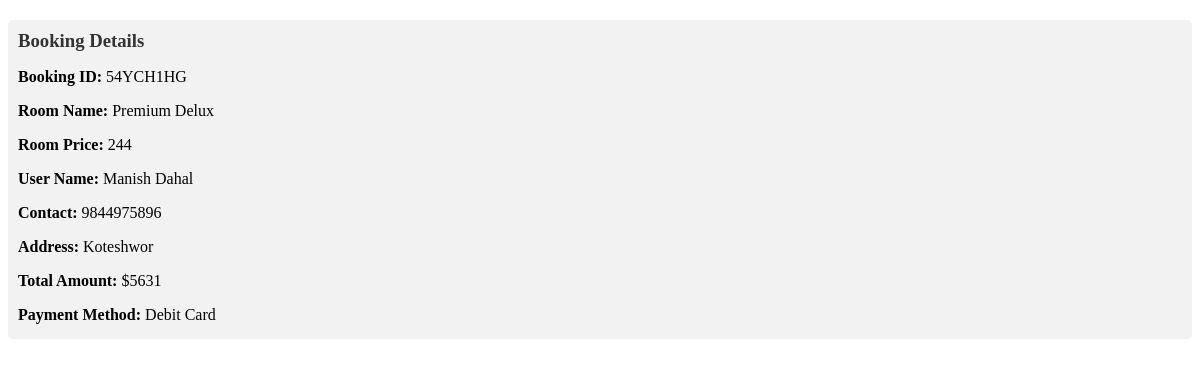
Page /admin/fetch_check.php?booking_id=54YCH1HG on the committed database.
### tables this page shows
CREATE TABLE `checked_out` (
  `booking_id` int(11) NOT NULL,
  `booking_order_id` varchar(255) NOT NULL,
  `room_id` varchar(255) NOT NULL,
  `room_name` varchar(255) NOT NULL,
  `user_id` int(11) NOT NULL,
  `guest_name` varchar(255) NOT NULL,
  `contact` varchar(50) NOT NULL,
  `payment_method` varchar(255) NOT NULL,
  `checkin_date` date NOT NULL,
  `checkin_time` time NOT NULL,
  `checkout_date` date NOT NULL,
  `number_of_stays` int(11) NOT NULL,
  `total_price` varchar(255) NOT NULL
);

### admin/fetch_check.php (the view, shortened to what this page needs)
<!DOCTYPE html>
<html lang="en">
<head>
<?php
include "connect.php";
if (isset($_GET['booking_id'])) {
    $bookingId = $_GET['booking_id'];
    $bookingSql = "SELECT * FROM checked_out WHERE booking_order_id = '$bookingId'";
    $bookingResult = $conn->query($bookingSql);
    if ($bookingResult->num_rows > 0) {
        $bookingRow = $bookingResult->fetch_assoc();
        $roomId = $bookingRow['room_id'];
        $roomSql = "SELECT * FROM room_categories WHERE room_id = '$roomId'";
        $roomResult = $conn->query($roomSql);
        if ($roomResult->num_rows > 0) {
            $roomRow = $roomResult->fetch_assoc();
            $userId = $bookingRow['user_id'];
            $userSql = "SELECT * FROM users WHERE user_id = '$userId'";
            $userResult = $conn->query($userSql);
            if ($userResult->num_rows > 0) {
                $userRow = $userResult->fetch_assoc();
                $response = [
                    'booking_id' => $bookingRow['booking_order_id'],
                    'room_name' => $roomRow['name'],
                    'room_price' => $roomRow['price'],
                    'user_name' => $userRow['name'],
                    'contact' => $userRow['phone'],
                    'address' => $userRow['address'],
                    'total_amount' => $bookingRow['total_price'],
                    'payment_method' => $bookingRow['payment_method']
                ];
                echo '<div class="booking-details">';
                echo '<h3>Booking Details</h3>';
                echo '<p><label>Booking ID:</label> ' . $response['booking_id'] . '</p>';
                echo '<p><label>Room Name:</label> ' . $response['room_name'] . '</p>';
                echo '<p><label>Room Price:</label> ' . $response['room_price'] . '</p>';
                echo '<p><label>User Name:</label> ' . $response['user_name'] . '</p>';
                echo '<p><label>Contact:</label> ' . $response['contact'] . '</p>';
                echo '<p><label>Address:</label> ' . $response['address'] . '</p>';
                echo '<p><label>Total Amount:</label> $' . $response['total_amount'] . '</p>';
                echo '<p><label>Payment Method:</label> ' . $response['payment_method'] . '</p>';
                echo '</div>';
            } else {
                echo '<p>User not found.</p>';
            }
        } else {
            echo '<p>Room not found.</p>';
        }
    } else {
        echo '<p>Booking not found.</p>';
    }
} else {
    echo '<p>Invalid booking ID.</p>';
}
?>

### admin/fetch_check.php (style rules this page uses)
.booking-details { margin-top: 20px; padding: 10px; background-color: #f2f2f2; border-radius: 5px; }
.booking-details h3 { margin-top: 0; margin-bottom: 10px; color: #333; }
.booking-details p { margin-bottom: 5px; }
.booking-details label { font-weight: bold; }

### rows in the picture
checked_out: booking_order "54YCH1HG", guest_name "Manish Dahal", total_price "5631", payment_method "Debit Card"

### other values in the picture
$response['room_name'] "Premium Delux"
$response['room_price'] "244"
$response['contact'] "9844975896"
$response['address'] "Koteshwor"
